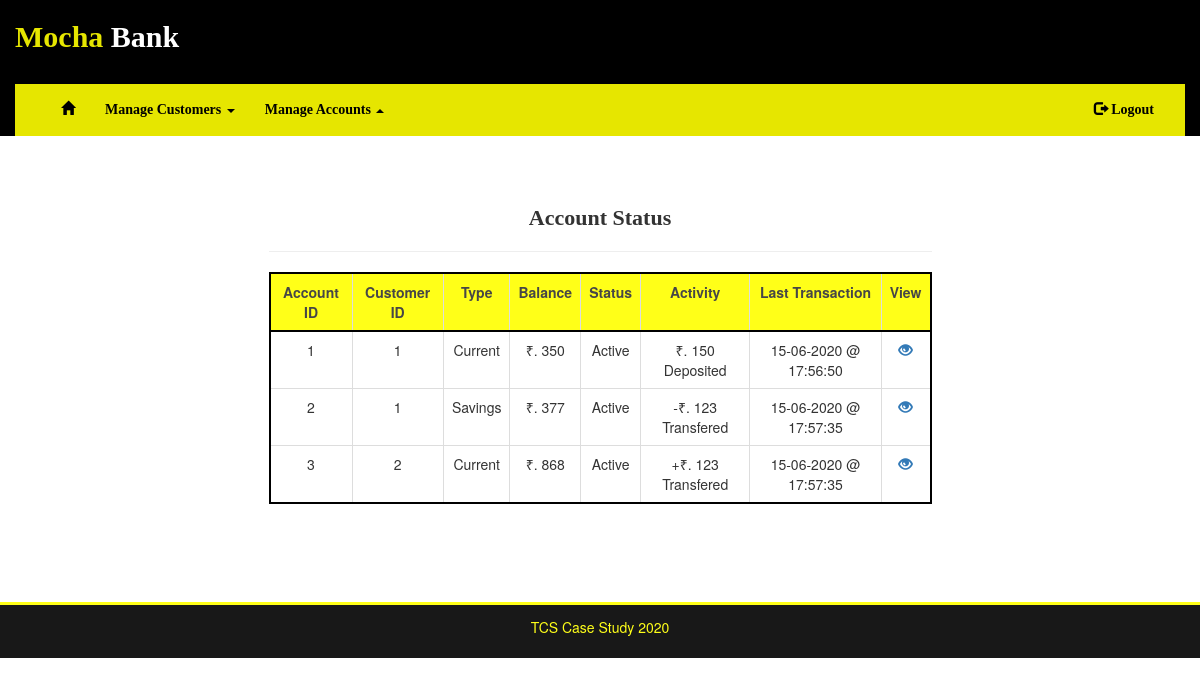
The app's page /account/status (signed in) with its own data.
### bank/models.py (models this page shows)
class Account(db.Model):
    acnt_id = db.Column(db.Integer, primary_key=True)
    cust_id = db.Column(db.Integer, db.ForeignKey('customer.cust_id'))
    acnt_type = db.Column(db.String(20), index=False, unique=False)
    acnt_balance = db.Column(db.Integer, index=False, unique=False)
    acnt_status = db.Column(db.String(20), index=False, unique=False)
    acnt_last_tr_date = db.Column(db.DateTime, index=False, unique=False)
    acnt_message = db.Column(db.String(20), index=False, unique=False)
    transaction = db.relationship('Transaction', backref='customer')

### bank/routes.py (the view)
@app.route('/account/status')
@login_required
def account_status():
    if current_user.role == 'teller':
        return redirect(url_for('error_403'))
    accounts = db.session.query(Account).all()
    return render_template('account_status.html', page='account_status', accounts=accounts)

### bank/models.py (called while the page is built)
@login.user_loader
def load_user(id):
    return db.session.query(Login).filter(Login.id==int(id)).first()

### bank/templates/account_status.html
{% extends 'base.html' %}
{% block nav %}
    {% include 'includes/customer_nav.html' %}
{% endblock %}
{% block content %}
    <h4 class="text-center" style="font:bold 22px Impact">Account Status</h4>
    <hr>
    <div class="table-responsive">
        <table class="table table-hover table-bordered text-center" style="border:2px solid black">
            <tr style="background-color: yellow;opacity: 0.9;border:2px solid black">
                <th>Account ID</th><th>Customer ID</th><th>Type</th><th>Balance</th><th>Status</th><th>Activity</th><th>Last Transaction</th><th>View</th>
                {% for account in accounts %}
                    <tr><td>{{ account.acnt_id }}</td>
                    <td>{{ account.cust_id }}</td>
                    <td>{{ account.acnt_type }}</td>
                    <td>₹. {{ account.acnt_balance }}</td>
                    <td>{{ account.acnt_status }}</td>
                    <td>{{ account.acnt_message }}</td>
                    <td>{{ account.acnt_last_tr_date.strftime("%d-%m-%Y @ %H:%M:%S") }}</td>
                    <td><a href="{{ url_for('delete_account', acnt_id=account.acnt_id) }}"><span class="glyphicon glyphicon-eye-open text-primary"></span></a></td></tr>
                {% endfor %}
            </tr>
        </table>
    </div>
    <br>
{% endblock %}

### bank/templates/base.html (style rules this page uses)
a { color:black; }
th { text-align: center; }

### records on screen
Account: acnt_id "1", cust_id "1", acnt_type "Current", acnt_balance "350", acnt_status "Active", acnt_message "₹. 150 Deposited", acnt_last_tr_date "15-06-2020 @ 17:56:50"
Account: acnt_id "2", cust_id "1", acnt_type "Savings", acnt_balance "377", acnt_status "Active", acnt_message "-₹. 123 Transfered", acnt_last_tr_date "15-06-2020 @ 17:57:35"
Account: acnt_id "3", cust_id "2", acnt_type "Current", acnt_balance "868", acnt_status "Active", acnt_message "+₹. 123 Transfered", acnt_last_tr_date "15-06-2020 @ 17:57:35"
